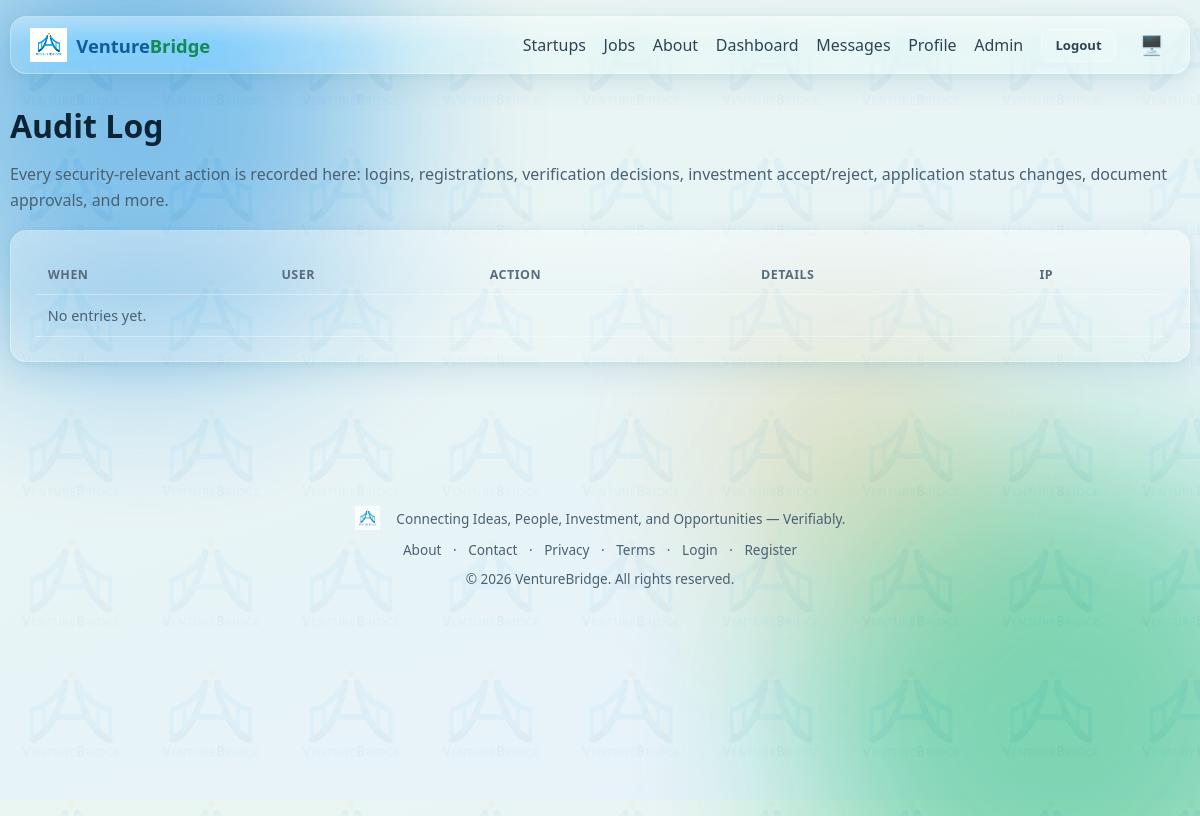
Before: /admin/audit-log?page=2 (signed in) with the older database file.
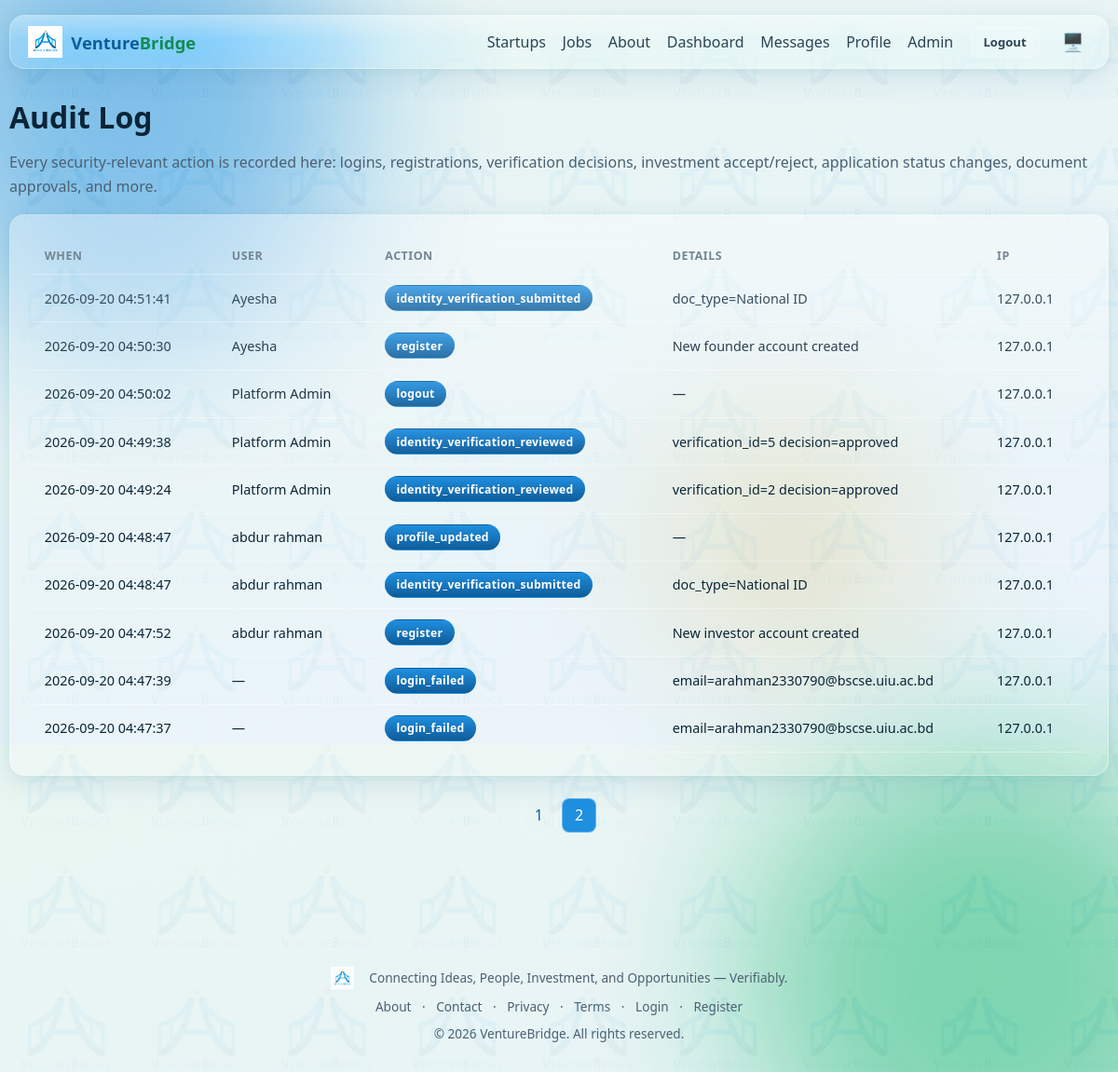
After: the same page with the newer database file.
### models.py (models this page shows, shortened)
class AuditLog(db.Model):
    id = db.Column(db.Integer, primary_key=True)
    user_id = db.Column(db.Integer, db.ForeignKey("user.id"), nullable=True)
    action = db.Column(db.String(100), nullable=False)
    details = db.Column(db.Text)
    ip_address = db.Column(db.String(64))
    created_at = db.Column(db.DateTime, default=datetime.utcnow)
    actor = db.relationship("User", foreign_keys=[user_id])

class User(UserMixin, db.Model):
    id = db.Column(db.Integer, primary_key=True)
    full_name = db.Column(db.String(120), nullable=False)
    email = db.Column(db.String(150), unique=True, nullable=False, index=True)
    password_hash = db.Column(db.String(255), nullable=False)
    role = db.Column(db.String(20), nullable=False, index=True)
    is_active_account = db.Column(db.Boolean, default=True, nullable=False)
    created_at = db.Column(db.DateTime, default=datetime.utcnow)
    profile = db.relationship("Profile", backref="user", uselist=False, cascade="all,delete")
    startups = db.relationship("Startup", backref="founder", lazy="dynamic", foreign_keys="Startup.founder_id")
    @property
    def is_active(self):
        return self.is_active_account

### blueprints/admin.py (the view)
@bp.route("/audit-log")
def audit_log():
    page = request.args.get("page", 1, type=int)
    pagination = AuditLog.query.order_by(AuditLog.created_at.desc()).paginate(page=page, per_page=40, error_out=False)
    return render_template("admin/audit_log.html", pagination=pagination, logs=pagination.items)

### blueprints/admin.py (called while the page is built)
@bp.before_request
@login_required
@roles_required("admin")
def _guard():
    pass

### templates/admin/audit_log.html (shortened to what this page needs)
{% extends "base.html" %}
{% block content %}
<div class="animate-in">
  <h1>Audit Log</h1>
  <p class="text-muted">Every security-relevant action is recorded here: logins, registrations, verification
    decisions, investment accept/reject, application status changes, document approvals, and more.</p>
  <div class="glass card-pad table-wrap">
    <table>
      <thead><tr><th>When</th><th>User</th><th>Action</th><th>Details</th><th>IP</th></tr></thead>
      <tbody>
        {% for l in logs %}
        <tr>
          <td>{{ l.created_at.strftime("%Y-%m-%d %H:%M:%S") }}</td>
          <td>{{ l.actor.full_name if l.actor else "—" }}</td>
          <td><span class="badge badge-blue">{{ l.action }}</span></td>
          <td style="max-width:280px;">{{ l.details or "—" }}</td>
          <td>{{ l.ip_address or "—" }}</td>
        </tr>
        {% else %}<tr><td colspan="5" class="text-muted">No entries yet.</td></tr>{% endfor %}
      </tbody>
    </table>
  </div>
  {% if pagination and pagination.pages > 1 %}
  <div class="pagination">
    {% for p in range(1, pagination.pages+1) %}
      <a href="{{ url_for('admin.audit_log', page=p) }}" class="{{ 'active' if p == pagination.page else '' }}">{{ p }}</a>
    {% endfor %}
  </div>
  {% endif %}
</div>
{% endblock %}

Changed rows visible on the page:
added AuditLog: created_at "2026-09-20 04:51:41", actor "Ayesha", action "identity_verification_submitted", details "doc_type=National ID", ip_address "127.0.0.1"
added AuditLog: created_at "2026-09-20 04:50:30", actor "Ayesha", action "register", details "New founder account created", ip_address "127.0.0.1"
added AuditLog: created_at "2026-09-20 04:50:02", actor "Platform Admin", action "logout", details "—", ip_address "127.0.0.1"
added AuditLog: created_at "2026-09-20 04:49:38", actor "Platform Admin", action "identity_verification_reviewed", details "verification_id=5 decision=approved", ip_address "127.0.0.1"
now on this page (row edited): AuditLog: created_at "2026-09-20 04:49:24", actor "Platform Admin", action "identity_verification_reviewed", details "verification_id=2 decision=approved", ip_address "127.0.0.1"
now on this page (row edited): AuditLog: created_at "2026-09-20 04:48:47", actor "abdur rahman", action "profile_updated", details "—", ip_address "127.0.0.1"
now on this page (row edited): AuditLog: created_at "2026-09-20 04:48:47", actor "abdur rahman", action "identity_verification_submitted", details "doc_type=National ID", ip_address "127.0.0.1"
now on this page (row edited): AuditLog: created_at "2026-09-20 04:47:52", actor "abdur rahman", action "register", details "New investor account created", ip_address "127.0.0.1"
now on this page (row edited): AuditLog: created_at "2026-09-20 04:47:39", actor "—", action "login_failed", details "email=arahman2330790@bscse.uiu.ac.bd", ip_address "127.0.0.1"
now on this page (row edited): AuditLog: created_at "2026-09-20 04:47:37", actor "—", action "login_failed", details "email=arahman2330790@bscse.uiu.ac.bd", ip_address "127.0.0.1"
Other visible differences:
new list line: "1"
new list line: "2"
text no longer shown: "No entries yet."
